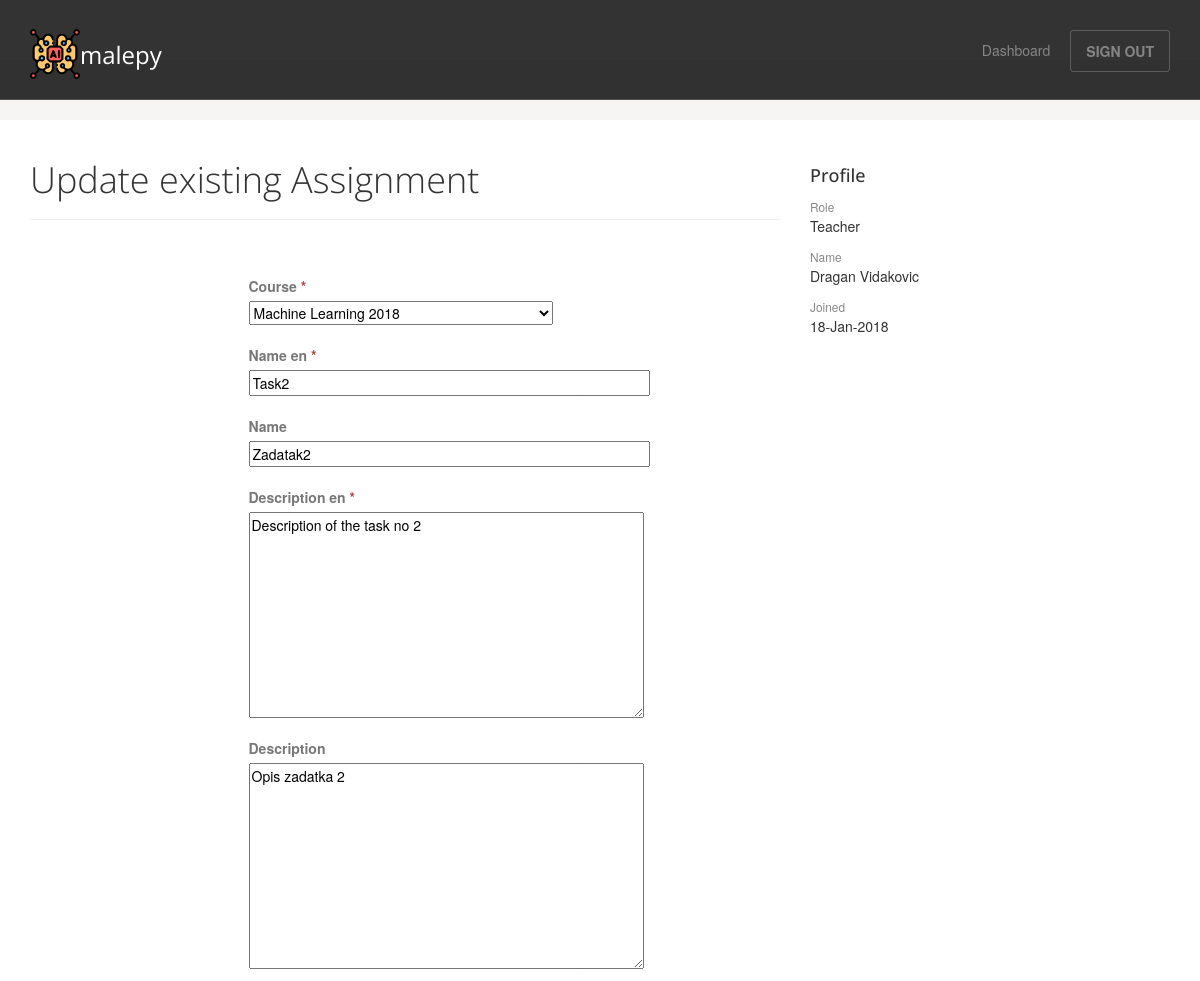
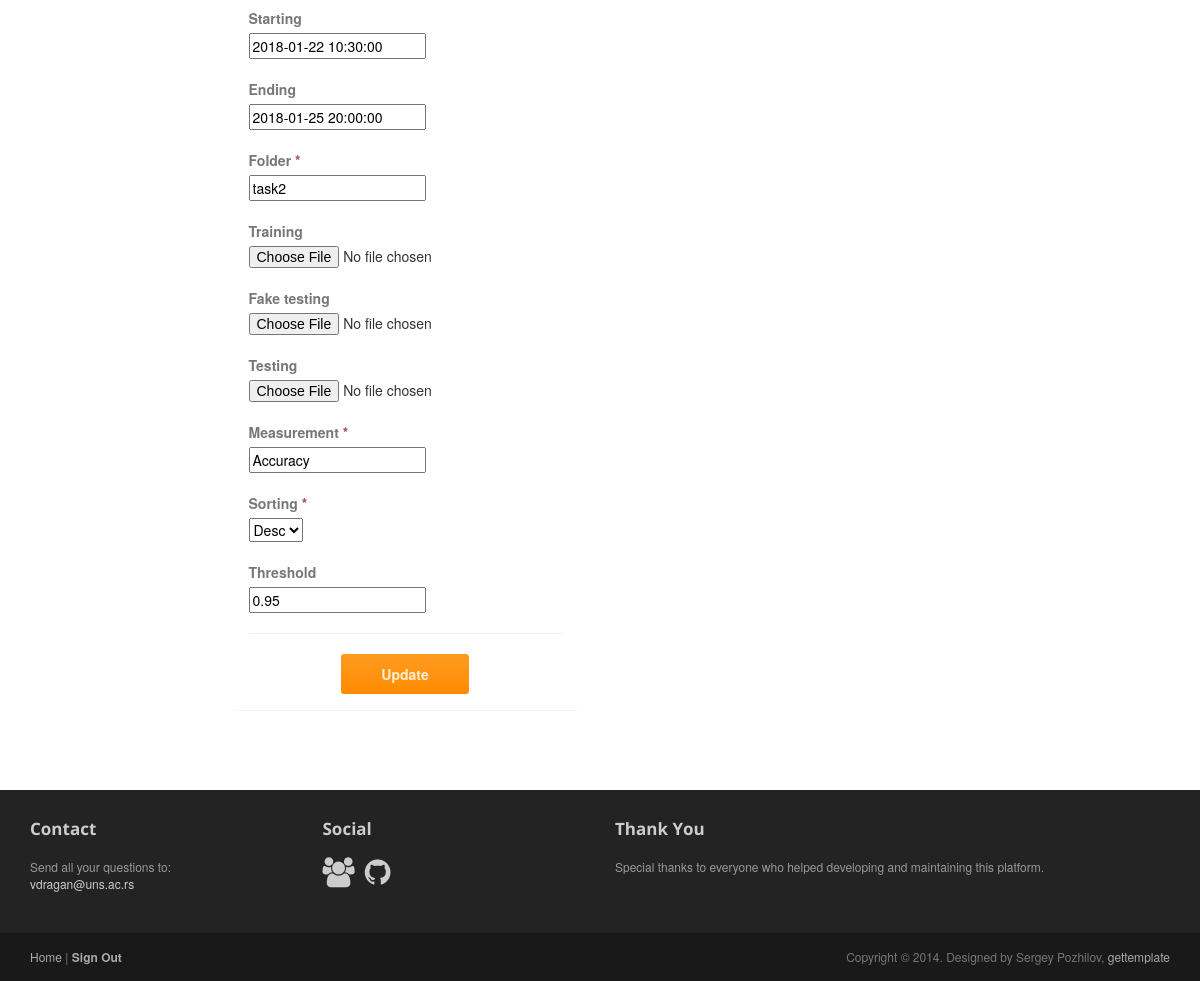
Page /update_assignment_form/3/ (signed in) on the committed database (2 pictures, top to bottom).
### malepy/models.py (models this page shows, shortened)
class Assignment(models.Model):
    SORTING_CHOICES = (
        ('Asc', 'Asc'),
        ('Desc', 'Desc')
    )
    name = models.CharField(max_length=100, null=True, blank=True)
    name_en = models.CharField(max_length=100, null=False, blank=False)
    description = models.CharField(max_length=2000, null=True, blank=True)
    description_en = models.CharField(max_length=2000, null=False, blank=False)
    folder = models.CharField(max_length=100, null=False, blank=False, default='undecided')
    training = models.FileField(null=True, blank=True, upload_to=assignment_data_set_directory)
    fake_testing = models.FileField(null=True, blank=True, upload_to=assignment_data_set_directory)
    testing = models.FileField(null=True, blank=True, upload_to=assignment_data_set_directory)
    starting = models.DateTimeField(null=True, blank=True)
    ending = models.DateTimeField(null=True, blank=True)
    measurement = models.CharField(max_length=50, null=False, blank=False, default='Accuracy')
    sorting = models.CharField(max_length=4, null=False, blank=False, default='Asc', choices=SORTING_CHOICES)
    threshold = models.FloatField(null=True, blank=True)
    course = models.ForeignKey(Course, on_delete=models.CASCADE, null=False, blank=False)

class User(AbstractUser):
    user_role = models.IntegerField(null=False, blank=False, default=0)  # 0 = teacher, 1 = student
    members = models.CharField(max_length=200, null=True, blank=True)

### malepy/views.py (the view)
# urls.py: url(r'^update_assignment_form/(?P<assignment_id>[0-9]+)/$', views.update_assignment_form, name='update_assignment_form'),
@login_required(login_url='/')
@user_passes_test(is_teacher, redirect_field_name='/dashboard')
def update_assignment_form(request, assignment_id):
    this_assignment = get_object_or_404(Assignment, pk=assignment_id)
    form = AssignmentForm(instance=this_assignment)
    context = {"action": "Update", "model": "Assignment", "form": form, "id": assignment_id}
    return render(request, 'malepy/actions.html', context=context)

### malepy/forms.py
class AssignmentForm(forms.ModelForm):
    class Meta:
        model = Assignment
        fields = ('course', 'name_en', 'name', 'description_en', 'description', 'starting', 'ending',
                  'folder', 'training', 'fake_testing', 'testing', 'measurement', 'sorting', 'threshold')
        widgets = {
            'name_en': forms.TextInput(attrs={
                'size': 50
            }),
            'name': forms.TextInput(attrs={
                'size': 50
            }),
            'description_en': forms.Textarea(attrs={
                'cols': 50,
                'rows': 10
            }),
            'description': forms.Textarea(attrs={
                'cols': 50,
                'rows': 10
            }),
            'starting': forms.DateTimeInput(),
            'ending': forms.DateTimeInput(),
        }

### malepy/models.py (called while the page is built)
    def __str__(self):
        return self.name + " " + str(self.year)

### malepy/views.py (called while the page is built)
def is_teacher(user):
    return user.user_role == 0

### malepy/templates/malepy/actions.html (shortened to what this page needs)
{% extends "malepy/user_base.html" %}
{% block article %}
    <header class="page-header">
        {% if action == 'Create' %}
            <h1 class="page-title">{{ action }} new {{ model }}</h1>
        {% else %}
            <h1 class="page-title">{{ action }} existing {{ model }}</h1>
        {% endif %}
    </header>
    <div class="col-md-6 col-md-offset-3 col-sm-8 col-sm-offset-2">
        <div class="panel panel-body">
                {% if action == 'Create' %}
                    {% if model == 'Course' %}
                        <form action="{% url 'malepy:create_course' %}" method="post">
                    {% else %}
                        <form action="{% url 'malepy:create_assignment' %}" method="post" enctype="multipart/form-data">
                    {% endif %}
                {% else %}
                    {% if model == 'Course' %}
                        <form action="{% url 'malepy:update_course' id %}" method="post">
                    {% else %}
                        <form action="{% url 'malepy:update_assignment' id %}" method="post" enctype="multipart/form-data">
                    {% endif %}
                {% endif %}
                {% for field in form.visible_fields %}
                    <div class="top-margin text-left">
                        <label>{{ field.label }} <span class="text-danger">
                                            {% if field.field.required %}
                                                *
                                            {% endif %}
                                        </span>
                        </label>
                        <br>
                        {{ field }}
                    </div>
                {% endfor %}
                <hr>
                <div class="row">
                    <div class="col-sm-8m text-center">
                        <button class="btn btn-action" type="submit">{{ action }}</button>
                    </div>
                </div>
                </form>
            </div>
    </div>
{% endblock %}

### malepy/templates/malepy/user_base.html (shortened to what this page needs)
<!DOCTYPE html>
<html lang="en">
<head>
    {% load staticfiles %}
	<link rel="stylesheet" href="{% static 'malepy/css/bootstrap.min.css' %}">
	<link rel="stylesheet" href="{% static 'malepy/css/font-awesome.min.css' %}">
	<link rel="stylesheet" href="{% static 'malepy/css/bootstrap-theme.css' %}" media="screen" >
	<link rel="stylesheet" href="{% static 'malepy/css/main.css' %}">
</head>
<body class="home">
	<div class="navbar navbar-inverse navbar-fixed-top headroom" >
		<div class="container">
			<div class="navbar-header">
				<a class="navbar-brand" href="/"><img src="{% static 'malepy/images/artificial-intelligence.png' %}" alt="MaLePY Platform">malepy</a>
			</div>
			<div class="navbar-collapse collapse">
				<ul class="nav navbar-nav pull-right">
					<li><a href="{% url 'malepy:dashboard' %}">Dashboard</a></li>
					<li><a class="btn" href="{% url 'malepy:logout' %}">SIGN OUT</a></li>
				</ul>
			</div>
		</div>
	</div>
     <div class="jumbotron top-space">
    </div>
	<div class="container">
		<div class="row">
			<article class="col-sm-8 maincontent">
				{% block article %}
                {% endblock %}
			</article>
			<aside class="col-sm-4 sidebar sidebar-right">
				<div class="widget">
					<h4>Profile</h4>
					<ul class="list-unstyled list-spaces">
                        {% if user.user_role %}
                            {% if user.members %}
                                <li><span class="small text-muted">Role</span><p>Team of Students</p></li>
                                <li><span class="small text-muted">Members</span><p>{{ user.members }}</p>
                                </li>
                            {% else %}
                                <li><span class="small text-muted">Role</span><p>Student</p></li>
                                <li><span class="small text-muted">Name</span><p>{{ user.first_name }} {{ user.last_name }}</p></li>
                            {% endif %}
                        {% else %}
                            <li><span class="small text-muted">Role</span><p>Teacher</p></li>
                            <li><span class="small text-muted">Name</span><p>{{ user.first_name }} {{ user.last_name }}</p></li>
                        {% endif %}
                        <li><span class="small text-muted">Joined</span><p>{{ user.date_joined|date:"d-M-Y" }}</p></li>
					</ul>
				</div>
			</aside>
		</div>
	</div>
	<footer id="footer" class="top-space">
		<div class="footer1">
			<div class="container">
				<div class="row">
					<div class="col-md-3 widget">
						<h3 class="widget-title">Contact</h3>
						<div class="widget-body">
							<p>Send all your questions to:<br>
								<a href="mailto:vdragan@uns.ac.rs">vdragan@uns.ac.rs</a><br>
							</p>
						</div>
					</div>
					<div class="col-md-3 widget">
						<h3 class="widget-title">Social</h3>
						<div class="widget-body">
							<p class="follow-me-icons">
								<a href="http://informatika.ftn.uns.ac.rs/"><i class="fa fa-group fa-2"></i></a>
								<a href="https://github.com/ftn-ai-lab/"><i class="fa fa-github fa-2"></i></a>
							</p>
						</div>
					</div>
					<div class="col-md-6 widget">
						<h3 class="widget-title">Thank You</h3>
						<div class="widget-body">
                            <p>Special thanks to everyone who helped developing and maintaining this platform.</p>
						</div>
					</div>
				</div>
			</div>
		</div>
		<div class="footer2">
			<div class="container">
				<div class="row">
					<div class="col-md-6 widget">
						<div class="widget-body">
							<p class="simplenav">
								<a href="/">Home</a> |
								<b><a href="{% url 'malepy:logout' %}">Sign Out</a></b>
							</p>
						</div>
					</div>
					<div class="col-md-6 widget">
						<div class="widget-body">
							<p class="text-right">
								Copyright &copy; 2014. Designed by Sergey Pozhilov, <a href="http://gettemplate.com/" rel="designer">gettemplate</a>
							</p>
						</div>
					</div>
				</div>
			</div>
		</div>
	</footer>
</body>
</html>

### malepy/static/malepy/css/main.css (style rules this page uses)
.headroom { -webkit-transition: all 0.4s ease-out; -moz-transition: all 0.4s ease-out; -o-transition: all 0.4s ease-out; transition: all 0.4s ease-out; }
h1, h2, h3, h4, h5, h6 { font-family:"Open sans", Helvetica, Arial; }
h1, .h1, h2, .h2, h3, .h3 { margin-top:30px; }
label { color: #777; }
.page-title { margin-top:20px; font-weight:300; }
.text-muted { color:#888; }
ul.list-spaces li { margin-bottom:10px; }
.top-space { margin-top: 60px; }
.top-margin { margin-top:20px; }
img { max-width:100%; }
.sidebar { padding-top:36px; padding-bottom:30px; }
.sidebar .widget { margin-bottom:20px; }
.footer1 { background: #232323; padding: 30px 0 0 0; font-size: 12px; color: #999; }
.footer1 a { color: #ccc; }
.footer1 .widget { margin-bottom:30px; }
.footer1 .widget-title { font-size: 17px; font-weight: bold; color: #ccc; margin: 0 0 20px; }
.follow-me-icons { font-size:30px; }
.follow-me-icons i { float:left; margin:0 10px 0 0; }
.footer2 { background: #191919; padding: 15px 0; color: #777; font-size: 12px; }
.footer2 a { color: #aaa; }
.footer2 p { margin: 0; }

### rows in the picture
Assignment: visible_fields "Machine Learning 2018" "Task2" "Zadatak2" "Description of the task no 2" "Opis zadatka 2" "2018-01-22 10:30:00" "2018-01-25 20:00:00" "task2" "Accuracy" "Desc" "0.95"
User: first_name "Dragan", last_name "Vidakovic", date_joined "18-Jan-2018"

### other values in the picture
{{ action }} "Update"
{{ model }} "Assignment"
{{ field.label }} "Course" "Name en" "Name" "Description en" "Description" "Starting" "Ending" "Folder" "Training" "Fake testing" "Testing" "Measurement" "Sorting" "Threshold"
